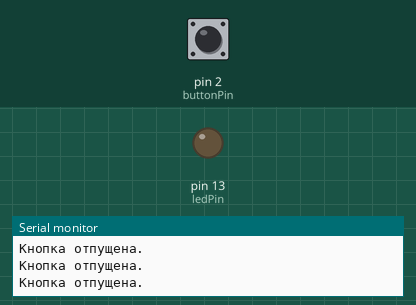
Recording of a sketch running on a simulated Arduino Uno, built with avr-gcc and run on an emulated ATmega328P. Parts: output pins drawn as LEDs (lit = HIGH), the last lines printed to the serial monitor. Inputs (shaded band) come from the test bench; at power-on: pin 2 (buttonPin) HIGH.

Above: at 1.2 s.
1.3 s: pin 2 (buttonPin) pulled LOW for 0.15 s
At 1.38 s:
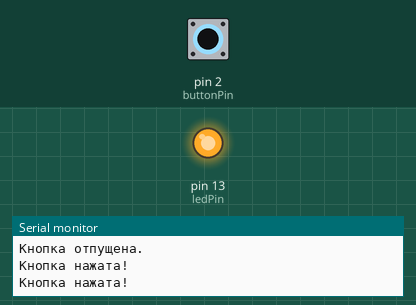
2.9 s: pin 2 (buttonPin) pulled LOW for 3.2 s
At 7.5 s:
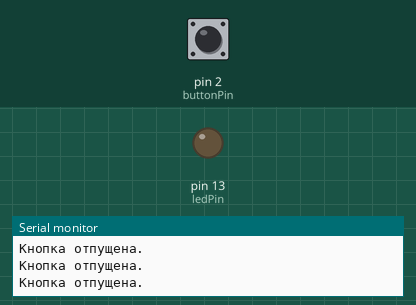
Timing chart, 0 to 9.0 s (numbered marks = the images above; inputs shaded):
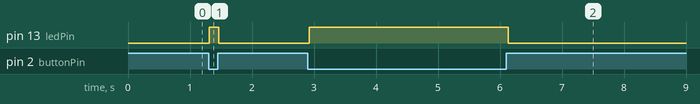

The sketch:

3.ino
```cpp
const int ledPin = 13;
const int buttonPin = 2;

void setup() {
  pinMode(ledPin, OUTPUT);
  pinMode(buttonPin, INPUT_PULLUP);
  Serial.begin(9600);
  Serial.println("Программа запущена.");
}

void loop() {

  int buttonState = digitalRead(buttonPin);


  if (buttonState == LOW) {
    digitalWrite(ledPin, HIGH);
    Serial.println("Кнопка нажата!");
  } else {

    digitalWrite(ledPin, LOW);
    Serial.println("Кнопка отпущена.");
  }

  delay(50);
}
```

Measured:
- after the input at 1.3 s, pin 13 (ledPin): LOW → HIGH at once, → LOW 0.15 s later
- after the input at 2.9 s, pin 13 (ledPin): LOW → HIGH at once, → LOW 3.2 s later
